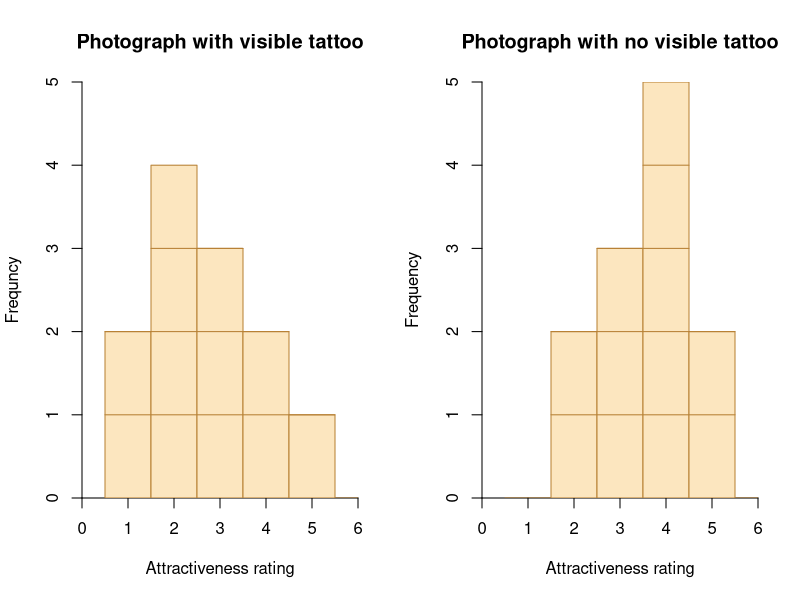
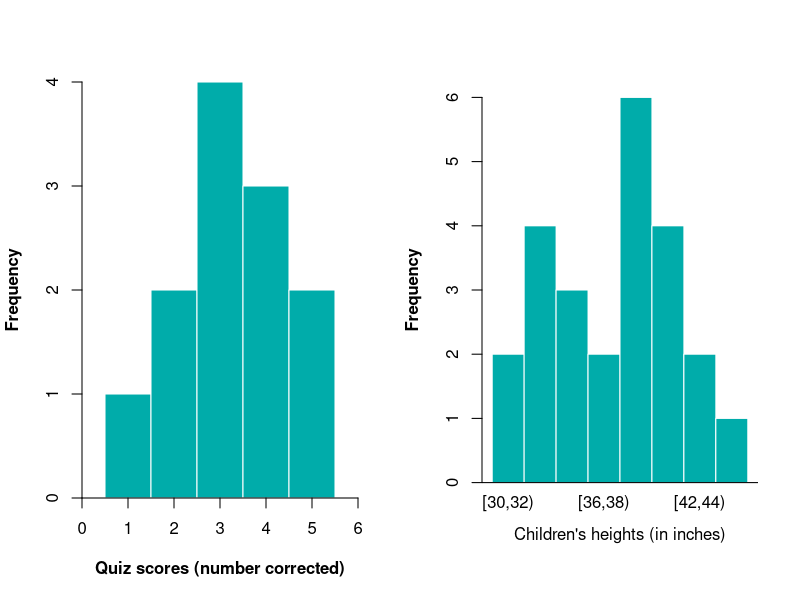
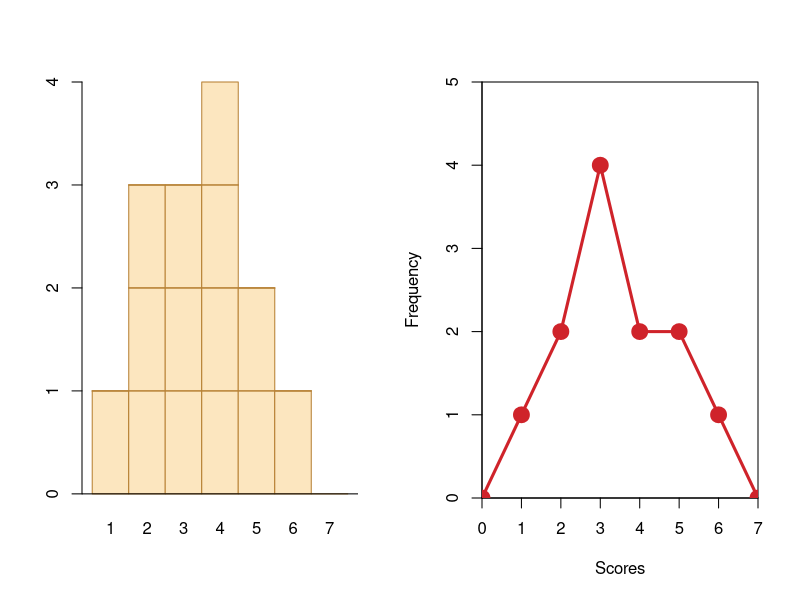
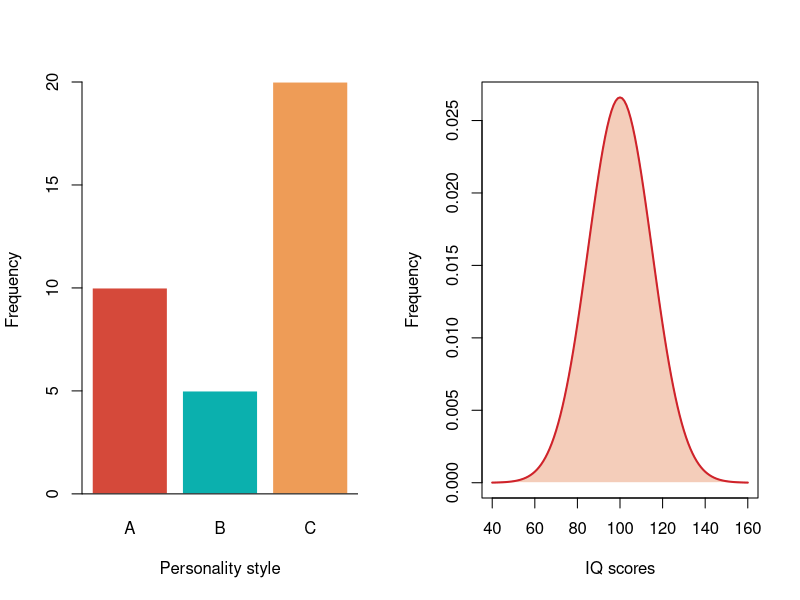
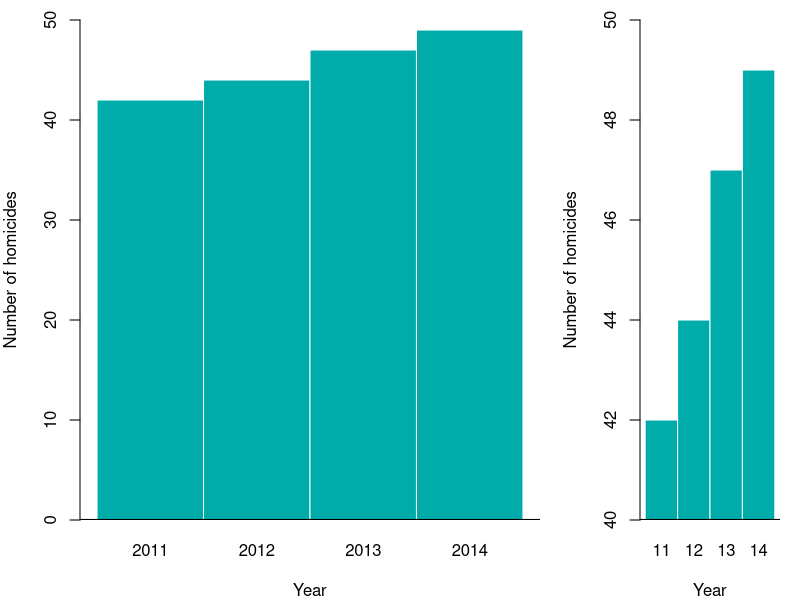

Generate these figures, in order, with R:
## ---- chunk 1
Tattoo <- c(1, 2, 4, 3,
            2, 2, 1, 3,
            2, 5, 4, 3)
Notatt <- c(2, 4, 4, 3,
            5, 4, 2, 4,
            4, 5, 3, 3)
## ---- chunk 2
par(mfrow = c(1, 2))
hist(Tattoo,
     breaks = 0.5:6.5,
     col = "#fce6bf",
     border = "#b78135",
     xlim = c(0, 6),
     ylim = c(0, 5),
     yaxs = "i",
     xaxs = "i",
     ylab = "Frequncy",
     xlab = "Attractiveness rating",
     main = "Photograph with visible tattoo")
segments(c(0.5, 0.5, 1.5),
         c(1,   2,   3),
         c(5.5, 4.5, 3.5),
         c(1,   2,   3),
         col = "#b78135"
)
hist(Notatt,
     breaks = 0.5:6.5,
     col = "#fce6bf",
     border = "#b78135",
     xlim = c(0, 6),
     ylim = c(0, 5),
     yaxs = "i",
     xaxs = "i",
     ylab = "Frequency",
     xlab = "Attractiveness rating",
     main = "Photograph with no visible tattoo")
segments(c(1.5, 1.5, 2.5, 3.5),
         c(1,   2,   3,   4  ),
         c(5.5, 5.5, 4.5, 4.5),
         c(1,   2,   3,   4),
         col = "#b78135"
)
## ---- chunk 3
data <- c(5, 5, 4, 4, 4, 3, 3, 3, 3, 2, 2, 1)
hist(data,
     xlim = c(0, 6),
     breaks = 0.5:5.5,
     col = "#00acaa",
     yaxs = "i",
     xaxs = "i",
     border = "white",
     ylab = "Frequency",
     xlab = "Quiz scores (number corrected)",
     main = NULL,
     font.lab = 2,
     axes = FALSE
)
axis(1)
axis(2)
## ---- chunk 4
height <- c(44.5, 42.2, 42.8, 40.1, 40.2, 40.3, 40.4, 38.4,
            38.5, 38.6, 38.7, 38.8, 38.9, 36.6, 36.8, 34.2,
            34.3, 34.5, 33, 32.1, 32.2, 32.3, 30.1, 30.5
)
heightc <- cut(height,
           breaks = seq(30, 46, by=2), right = FALSE
)

hist(height,
    axes = FALSE,
    col = "#00acaa",
    border = "white",
    xlab = NULL,
    main = NULL,
    font.lab = 2
)
axis(2)
axis(1, at = seq(31, 45, by = 2),
     labels = levels(heightc),
     tick = FALSE,
     padj = -2
)
abline(h = 0)
mtext("Children's heights (in inches)",
      side = 1,
      padj = 2
)
## ---- chunk 5
X = 1:7
f = c(1, 3, 3, 4, 2, 1, 0)
barplot(f, names.arg = X,
        space = 0,
        col = "#fce6bf",
        border = "#b78135"
        )
abline(h = 0)
segments(c(0, 1, 1),
         c(1, 2, 3),
         c(6, 5, 4),
         c(1, 2, 3),
         col = "#b78135",
         lwd = 1.5
)
## ---- chunk 6
dataa <- data.frame(X = 6:1,
                    f = c(1, 2, 2, 4, 2, 1)
)
datan <- rbind(dataa, c(7, 0), c(0, 0))
datan <- datan[order(datan[, "X"]), ]
plot(f ~ X,
     data = datan,
     type = "l",
     lwd = 3,
     col = "#cf232a",
     yaxs = "i",
     xaxs = "i",
     ylim = c(0, 5),
     xlim = c(0, 7),
     xlab ="Scores",
     ylab = "Frequency"
)
points(f ~ X,
       data = datan,
       lwd = 9,
       pch = 19,
       col = "#cf232a"
)
## ---- chunk 7
type = c("A", "B", "C")
Frequency = c(10, 5, 20)
barplot(height = Frequency,
       names.arg = type,
       col = c("#d5493a", "#0bb0ae", "#ee9c57"),
       border = "white",
       xlab = "Personality style",
       ylab = "Frequency")
abline(h = 0)
## ---- chunk 8
mean = 100
sd = 15
x <- seq(mean - 4 * sd, mean + 4 * sd, by =  1)
y <- dnorm(x, mean, sd)
plot(x, y, type = "l",
     ylab = "Frequency",
     xlab = "IQ scores",
     col = "#cf232a"
)
polygon(c(60, x, 140),
        c(0, y, 0),
        col = "#f4cdba",
        border = "white")
lines(x, y,
      type = "l",
      col = "#cf232a",
      lwd = 2
)
## ---- chunk 9
Year = 2011:2014
Homicides = c(42, 44, 47, 49)

par(mar = c(4, 4, 1, 1))
par(fig = c(0, 7, 0, 10)/10)
barplot(Homicides,
        space = 0,
        names.arg = Year,
        xlab = "Year",
        ylab = "Number of homicides",
        ylim = c(0, 50),
        xpd = TRUE,
        col = "#00acaa",
        border = "white")
abline(h = 0, lwd = 2)

par(new = TRUE)
par(fig = c(7, 10, 0, 10)/10)
barplot(Homicides,
        space = 0,
        names.arg = gsub("20", "", Year),
        ylim = c(40, 50),
        xpd = FALSE,
        xlab = "Year",
        ylab = "Number of homicides",
        col = "#00acaa",
        border = "white")
abline(h = 40, lwd = 2)
